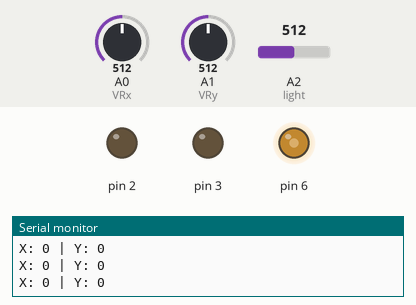
This sketch was run on a simulated Arduino Uno, built with avr-gcc and run on an emulated ATmega328P. On the bench: output pins drawn as LEDs (lit = HIGH), the last lines printed to the serial monitor. The inputs (shaded band) are chosen by the test bench; at power-on: A0 (VRx) = 512, A1 (VRy) = 512, A2 (light) = 512.

Above: at 1.2 s.
1.3 s: A0 (VRx) set to 905
2.8 s: A0 (VRx) set to 930
At 3.2 s:
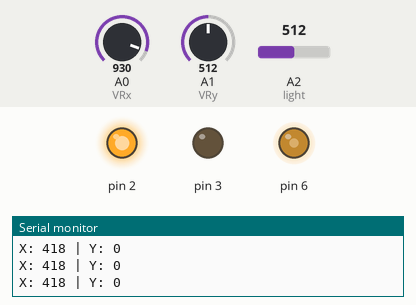
4.3 s: A1 (VRy) set to 124
5.8 s: A1 (VRy) set to 102
At 6.4 s:
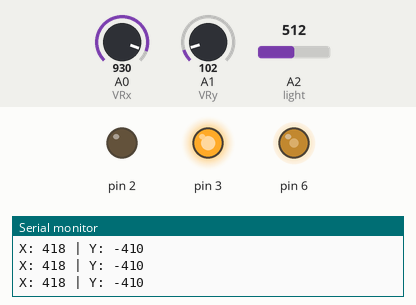
7.3 s: A2 (light) set to 716
At 8.1 s:
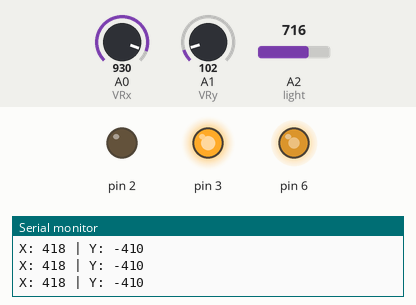
8.8 s: A1 (VRy) set to 511
At 9.7 s:
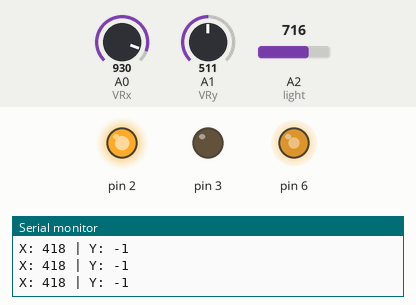
Timing chart, 0 to 11.3 s (numbered marks = the images above; inputs shaded):
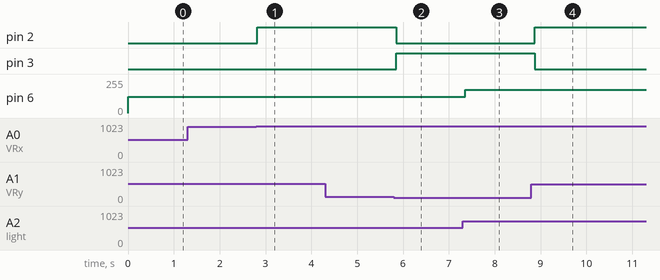

The sketch:

joystick.ino
```cpp
int VRx = A0;
int VRy = A1;
int light = A2;
// int SW = 2;

int xPosition = 0;
int yPosition = 0;
int intensity = 0;
// int SW_state = 0;
int mapX = 0;
int mapY = 0;
int led = 0;
void setup() {
  Serial.begin(9600);
  pinMode(2,OUTPUT);
  pinMode(3,OUTPUT);
  pinMode(6,OUTPUT);
  pinMode(VRx, INPUT);
  pinMode(VRy, INPUT);
  // pinMode(SW, INPUT_PULLUP);

}

void loop() {
  xPosition = analogRead(VRx);
  yPosition = analogRead(VRy);
  intensity = analogRead(light);
  // SW_state = digitalRead(SW);
  mapX = map(xPosition, 0, 1023, -512, 512);
  mapY = map(yPosition, 0, 1023, -512, 512);
  led = map(intensity,50,1023,0,255);
  Serial.print("X: ");
  Serial.print(mapX);
  Serial.print(" | Y: ");
  Serial.println(mapY);
  // Serial.print(" | intensity: ");
  // Serial.print(intensity);
  // Serial.print(" | LED: ");
  // Serial.println(max(0,led));

  analogWrite(6,max(0,led));
  if(mapX<-400){
  digitalWrite(2,LOW);
  digitalWrite(3,LOW);
  }
  if(mapX>400){
  digitalWrite(2,HIGH);
  digitalWrite(3,LOW);
  }if(mapY<-400){
  digitalWrite(2,LOW);
  digitalWrite(3,HIGH);
  }if(mapY>400){
  digitalWrite(2,HIGH);
  digitalWrite(3,HIGH);
  }
  // Serial.print(" | Button: ");
  // Serial.println(SW_state);

  delay(100);

}
```

Measured:
- the behaviour switches between 912 and 913 on A0 (VRx) (found by bisection; images 0 and 1)
- the behaviour switches between 112 and 111 on A1 (VRy) (found by bisection; images 1 and 2)
- after the input at 2.8 s, pin 2: LOW → HIGH at once
- after the input at 5.8 s, pin 2: HIGH → LOW after 0.05 s; pin 3: LOW → HIGH after 0.05 s
- after the input at 7.3 s, pin 6: 121/255 → 174/255 after 0.06 s
- after the input at 8.8 s, pin 2: LOW → HIGH after 0.08 s; pin 3: HIGH → LOW after 0.08 s
